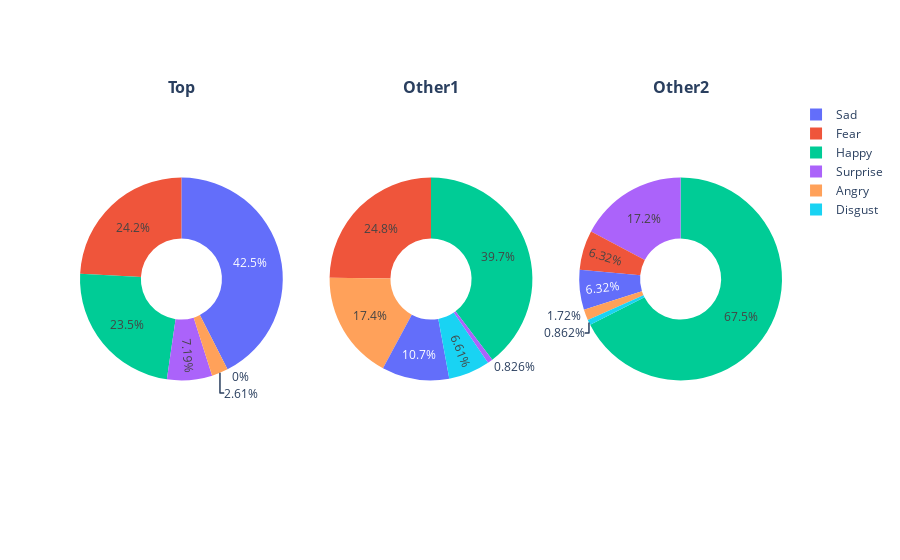

This figure's notebook cell:
### Markdown cell above
----

### Code cell
df.loc[df['name']=='손석민', 'Count_Sentiment'] = df[df['name']=='손석민'].drop(columns='name').sum(axis=1)
df.loc[df['name']=='변창현', 'Count_Sentiment'] = df[df['name']=='변창현'].drop(columns='name').sum(axis=1)
df.loc[df['name']=='서채은', 'Count_Sentiment'] = df[df['name']=='서채은'].drop(columns='name').sum(axis=1)

cat = ['Angry', 'Disgust', 'Fear', 'Happy', 'Sad', 'Surprise']

total_counts1 = df[df['name'] == '손석민'].drop(columns=['name']).sum()
total_counts2 = df[df['name'] == '변창현'].drop(columns=['name']).sum()
total_counts3 = df[df['name'] == '서채은'].drop(columns=['name']).sum()

total1 = total_counts1.sum()
total2 = total_counts2.sum()
total3 = total_counts3.sum()

percentages1 = total_counts1 / total1
percentages2 = total_counts2 / total2
percentages3 = total_counts3 / total3

fig = go.Figure()
fig = make_subplots(rows=1, cols=3, subplot_titles=["<b>Top<b>", "<b>Other1<b>", "<b>Other2<b>"], specs=[[{'type':'domain'}, {'type':'domain'}, {'type':'domain'}]])
fig.add_trace(go.Pie(labels=cat, values=round(percentages1, 3), name='Top Rank', hole=0.4,), row=1, col=1)
fig.add_trace(go.Pie(labels=cat, values=round(percentages2, 3), name='Other Rank1', hole=0.4,), row=1, col=2)
fig.add_trace(go.Pie(labels=cat, values=round(percentages3, 3), name='Other Rank2', hole=0.4,), row=1, col=3)


fig.show()

### Figure 1 — Plotly figure (JSON) as saved in the notebook; plotly's stock layout.template omitted (floating-point values rounded to 4 significant figures)
{"data": [{"domain": {"x": [0, 0.2889], "y": [0, 1]}, "hole": 0.4, "labels": ["Angry", "Disgust", "Fear", "Happy", "Sad", "Surprise"], "name": "Top Rank", "type": "pie", "values": [0.004, 0, 0.037, 0.036, 0.065, 0.011, 0.347, 0.5]}, {"domain": {"x": [0.3556, 0.6444], "y": [0, 1]}, "hole": 0.4, "labels": ["Angry", "Disgust", "Fear", "Happy", "Sad", "Surprise"], "name": "Other Rank1", "type": "pie", "values": [0.021, 0.008, 0.03, 0.048, 0.013, 0.001, 0.378, 0.5]}, {"domain": {"x": [0.7111, 1], "y": [0, 1]}, "hole": 0.4, "labels": ["Angry", "Disgust", "Fear", "Happy", "Sad", "Surprise"], "name": "Other Rank2", "type": "pie", "values": [0.006, 0.003, 0.022, 0.235, 0.022, 0.06, 0.152, 0.5]}], "layout": {"annotations": [{"font": {"size": 16}, "showarrow": false, "text": "<b>Top<b>", "x": 0.1444, "xanchor": "center", "xref": "paper", "y": 1, "yanchor": "bottom", "yref": "paper"}, {"font": {"size": 16}, "showarrow": false, "text": "<b>Other1<b>", "x": 0.5, "xanchor": "center", "xref": "paper", "y": 1, "yanchor": "bottom", "yref": "paper"}, {"font": {"size": 16}, "showarrow": false, "text": "<b>Other2<b>", "x": 0.8556, "xanchor": "center", "xref": "paper", "y": 1, "yanchor": "bottom", "yref": "paper"}]}}
